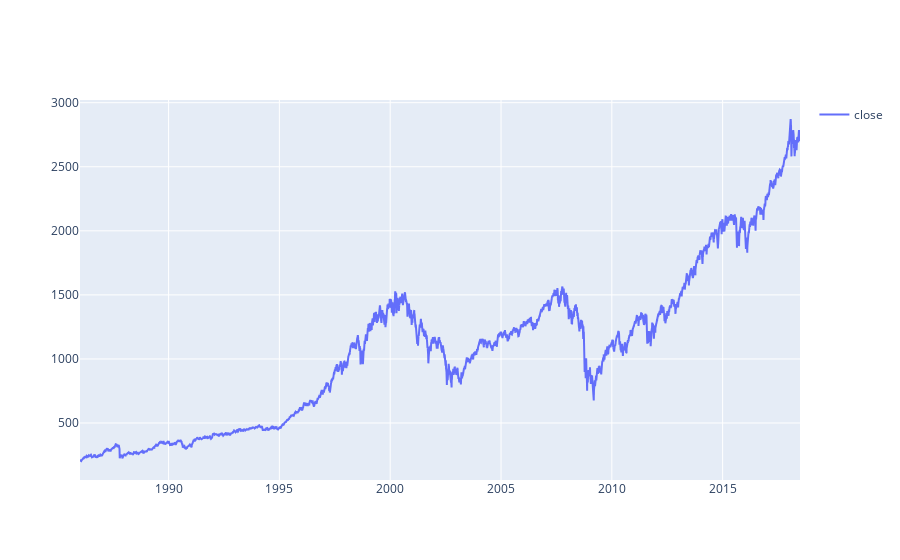

The cell this chart's notebook holds for it:
### Code cell
fig = go.Figure()
fig.add_trace(go.Scatter(x=df.date, y=df.close, mode = 'lines', name = 'close'))
fig.update_layout(showlegend=True)
fig.show()

### Figure 1 — Plotly figure (JSON) as saved in the notebook; plotly's stock layout.template omitted (floating-point values rounded to 4 significant figures; data arrays with more than 128 entries replaced by an {"elided": "..."} marker saying what was removed)
{"data": [{"mode": "lines", "name": "close", "type": "scatter", "x": {"elided": "8192 str values"}, "y": {"elided": "8192 float values"}}], "layout": {"showlegend": true}}
